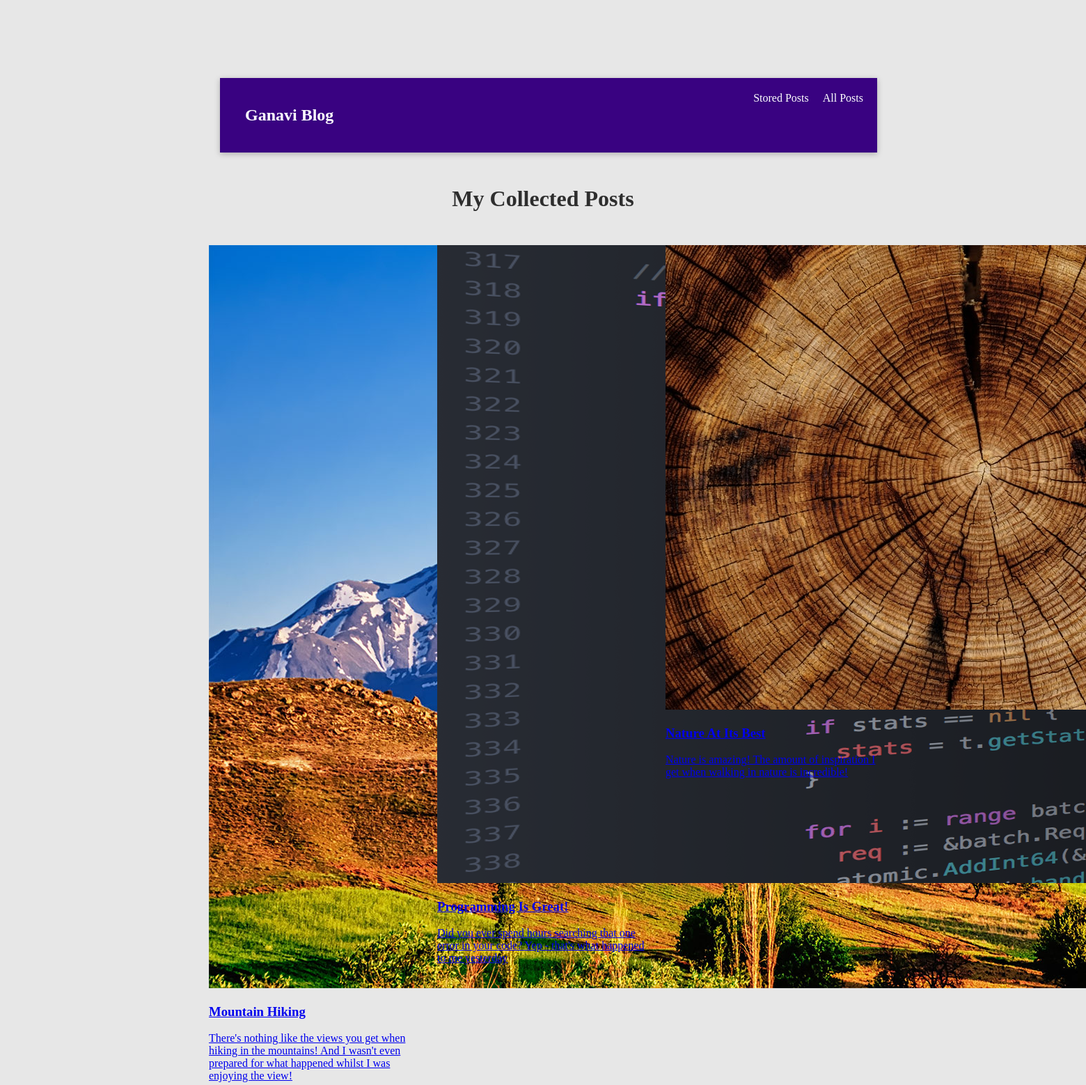
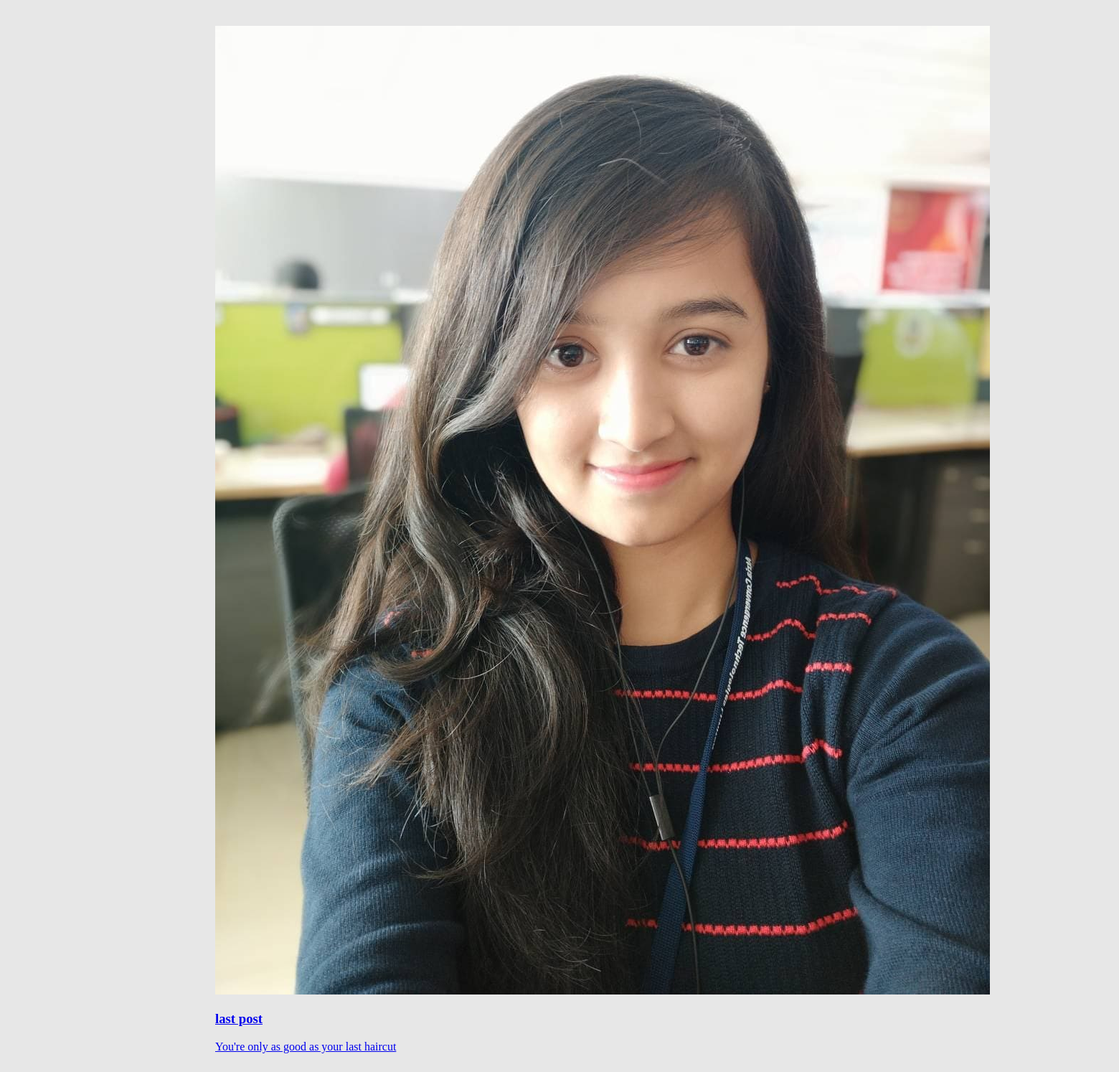
The page /posts on the database its author committed (2 pictures, top to bottom).
### blog/models.py (models this page shows, shortened)
class Post(models.Model):
    title = models.CharField(max_length=150)
    excerpt = models.CharField(max_length=200)
    image = models.ImageField(upload_to="posts",null=True)
    date = models.DateField(auto_now=True)
    slug = models.SlugField(unique=True, db_index=True)
    content = models.TextField(validators=[MinLengthValidator(10)])
    author = models.ForeignKey("Author", on_delete=models.SET_NULL, null=True,related_name="posts")
    tags = models.ManyToManyField("Tag")

### blog/views.py (the view)
# urls.py: path('posts', views.AllPostsView.as_view(), name="posts-page"),
class AllPostsView(ListView):
    template_name = "blog/all-posts.html"
    model = Post
    ordering = ["-date"]
    context_object_name = "all_posts"

### blog/templates/blog/all-posts.html (shortened to what this page needs)
{% extends "base.html" %}
{% load static %}
{% block css_files %}
<link rel="stylesheet" href="{% static "blog/post.css" %}">
<link rel="stylesheet" href="{% static "blog/all-posts.css" %}">
{% endblock %}
{% block content %}
<section id="all-posts">
 <div id="main-navigation">
        <h1><a href="{% url "starting-page" %}">Ganavi Blog</a></h1>
        <nav>
          <a href="{% url "read-later" %}">Stored Posts</a>
            <a href="{% url "posts-page" %}">All Posts</a>
        </nav>
    </div>
<h2>My Collected Posts</h2>
  <ul>
  {% for post in all_posts %}
    {% include "blog/includes/post.html"  %}
  {% endfor %}
  </ul>
</section>
{% endblock %}

### blog/templates/blog/includes/post.html
 <li>
      <article>
        <a href="{% url "post-details-page" post.slug %}">
          <img src="{{post.image.url}}" alt="{{post.title}}" />
          <div class="post-content">
            <h3>{{post.title}}</h3>
            <p>
              {{post.excerpt}}
            </p>
          </div>
        </a>
      </article>
    </li>

### blog/static/blog/all-posts.css (style rules this page uses)
body { background-color: #e7e7e7; }
#main-navigation { background-color: #390281; box-shadow: 0 2px 8px rgba(0, 0, 0, 0.25); display: flex; padding: 20px; justify-content: space-between; margin-left: 1rem; }
#main-navigation a { margin-left: 1rem; color: white; text-decoration: unset; }
#all-posts { margin: 7rem auto; width: 90%; max-width: 60rem; }
#all-posts h2 { text-align: center; font-size: 2rem; color: #2e2e2e; margin: 3rem 0; }
ul { list-style: none; margin: 0; padding: 0; display: grid; grid-template-columns: repeat(auto-fill, minmax(17rem, 1fr)); gap: 1.5rem; }

### rows shown on the page
Post: title "Mountain Hiking", excerpt "There's nothing like the views you get when hiking in the mountains! And I wasn't even prepared for what happened whilst I was enjoying the view!"
Post: title "Programming Is Great!", excerpt "Did you ever spend hours searching that one error in your code? Yep - that's what happened to me yesterday"
Post: image (picture), excerpt "Nature is amazing! The amount of inspiration I get when walking in nature is incredible!"
Post: image (picture), title "last post", excerpt "You're only as good as your last haircut"
